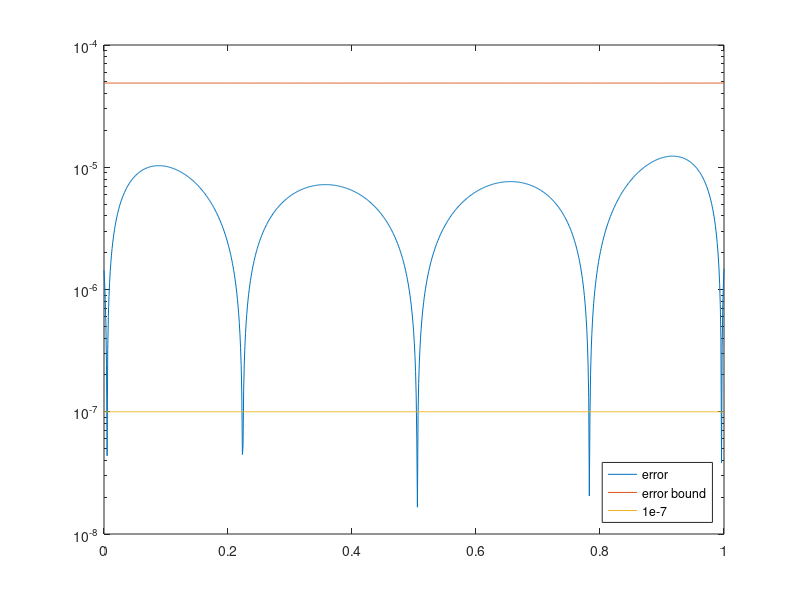

Write MATLAB code to recreate this figure.
clear all; close all
n = 6;
%n = 7;
degree = 4;
a = 0; b = 1;
x = linspace(a,b,n+1);
y = cos(x);
p = polyfit(x,y, degree);
xx = linspace(a,b,1000);
error = abs(cos(xx)- polyval(p,xx));
h  = (b-a)/degree;
error_bound =  1/(4*(degree+1))*h^(degree+1)
ons = ones(length(xx),1);

semilogy(xx, error, xx,error_bound*ons, xx, 1e-7*ons)
legend('error', 'error bound', '1e-7',"Location","southeast")